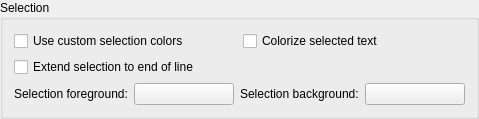
    <widget class="QGroupBox" name="groupBox_3">
     <property name="title">
      <string>Selection</string>
     </property>
     <layout class="QVBoxLayout" name="_2">
      <item>
       <layout class="QGridLayout" name="_3">
        <item row="0" column="0">
         <widget class="QCheckBox" name="customSelColourCheckBox">
          <property name="toolTip">
           <string>Select to use custom selection colors</string>
          </property>
          <property name="whatsThis">
           <string>&lt;b&gt;Use custom selection colors&lt;/b&gt;&lt;p&gt;Select this entry in order to use custom selection colors in the editor and shell windows. The colors for the selection foreground and background are defined on the colors page.&lt;/p&gt;</string>
          </property>
          <property name="text">
           <string>Use custom selection colors</string>
          </property>
         </widget>
        </item>
        <item row="0" column="1">
         <widget class="QCheckBox" name="colourizeSelTextCheckBox">
          <property name="toolTip">
           <string>Select, if selected text should be colorized by the lexer.</string>
          </property>
          <property name="text">
           <string>Colorize selected text</string>
          </property>
         </widget>
        </item>
        <item row="1" column="0">
         <widget class="QCheckBox" name="extentSelEolCheckBox">
          <property name="toolTip">
           <string>Select to extend selection to end of line</string>
          </property>
          <property name="text">
           <string>Extend selection to end of line</string>
          </property>
         </widget>
        </item>
       </layout>
      </item>
      <item>
       <layout class="QHBoxLayout" name="_4">
        <item>
         <widget class="QLabel" name="TextLabel2_2_2_2_2_4">
          <property name="text">
           <string>Selection foreground:</string>
          </property>
         </widget>
        </item>
        <item>
         <widget class="QPushButton" name="selectionForegroundButton">
          <property name="minimumSize">
           <size>
            <width>100</width>
            <height>0</height>
           </size>
          </property>
          <property name="toolTip">
           <string>Select the foreground color for the selection.</string>
          </property>
          <property name="text">
           <string/>
          </property>
         </widget>
        </item>
        <item>
         <widget class="QLabel" name="TextLabel2_2_2_2_2_5">
          <property name="text">
           <string>Selection background:</string>
          </property>
         </widget>
        </item>
        <item>
         <widget class="QPushButton" name="selectionBackgroundButton">
          <property name="minimumSize">
           <size>
            <width>100</width>
            <height>0</height>
           </size>
          </property>
          <property name="toolTip">
           <string>Select the background color for the selection.</string>
          </property>
          <property name="text">
           <string/>
          </property>
         </widget>
        </item>
       </layout>
      </item>
     </layout>
    </widget>
